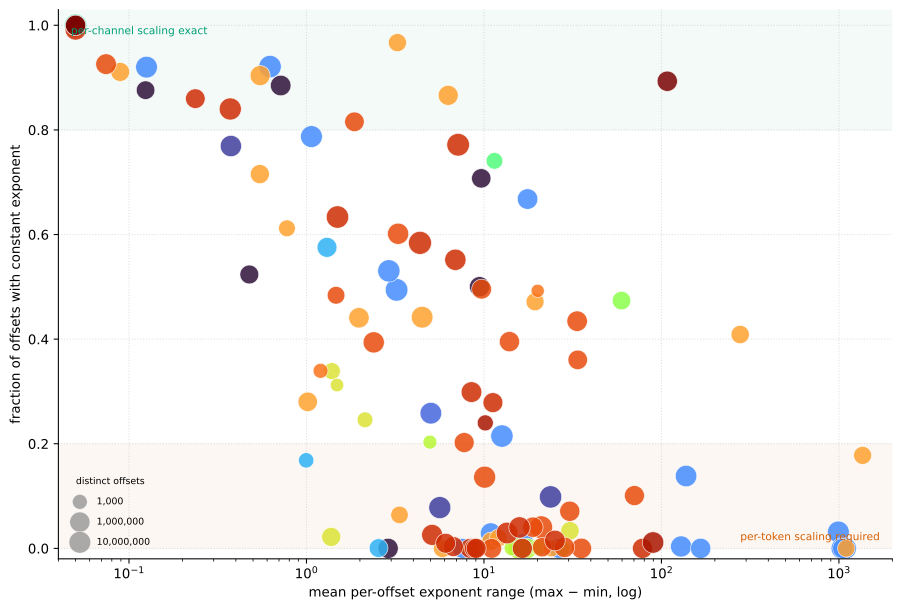

Write the Python code that produced this figure.
#!/usr/bin/env python3
"""Per-(site, offset) IEEE exponent stability — scaling-granularity story.

For each top allocation site, two facts decide whether per-tensor or
per-channel scaling is enough:
  - `frac_constant_exp` — share of offsets whose unbiased exponent never
    changed across the run. High = per-channel scaling is exact.
  - `mean_exp_range`   — mean (max − min) exponent per offset. High =
    only per-token scaling (recompute scale every store) is safe.

Layout: scatter — x = mean_exp_range (log), y = frac_constant_exp,
marker size = log distinct_offsets, colour = bench. The top-left corner
("low spread + high constant share") is the per-channel-friendly region;
the bottom-right corner is per-token territory.
"""
from pathlib import Path

import matplotlib.pyplot as plt
import numpy as np
import pandas as pd

HERE = Path(__file__).resolve().parent
OUT  = HERE / "figure.svg"


def _size(offsets):
    return 18 + 35 * np.log10(np.clip(offsets, 1, None))


def main() -> None:
    df = pd.read_csv(HERE / "result.csv")
    benches = sorted(df["bench"].unique())
    cmap = plt.get_cmap("turbo")
    bcol = {b: cmap(i / max(1, len(benches) - 1)) for i, b in enumerate(benches)}

    fig, ax = plt.subplots(figsize=(9.5, 6.5))

    # Region guides — soft shading for the per-channel sweet spot
    # (low spread, high frac_constant) and the per-token region.
    ax.axhspan(0.8, 1.05, color="#009E73", alpha=0.05, zorder=0)
    ax.axhspan(0.0, 0.2, color="#D55E00", alpha=0.05, zorder=0)
    ax.text(0.015, 0.97, "per-channel scaling exact",
            transform=ax.transAxes,
            fontsize=8, color="#009E73", ha="left", va="top")
    ax.text(0.985, 0.03, "per-token scaling required",
            transform=ax.transAxes,
            fontsize=8, color="#D55E00", ha="right", va="bottom")

    for bench in benches:
        sub = df[df.bench == bench]
        ax.scatter(
            sub["mean_exp_range"].clip(lower=0.05),
            sub["frac_constant_exp"],
            s=_size(sub["distinct_offsets"]),
            color=bcol[bench], edgecolor="white", linewidth=0.5,
            alpha=0.85, label=bench,
        )

    ax.set_xscale("log")
    ax.set_xlim(0.04, max(2000, df["mean_exp_range"].max() * 1.2))
    ax.set_ylim(-0.02, 1.03)
    ax.set_xlabel("mean per-offset exponent range (max − min, log)")
    ax.set_ylabel("fraction of offsets with constant exponent")
    ax.grid(linestyle=":", alpha=0.4)
    ax.set_axisbelow(True)
    for spine in ("top", "right"):
        ax.spines[spine].set_visible(False)

    bench_handles = [plt.Line2D([0], [0], marker="o", color="w",
                                markerfacecolor=bcol[b], markersize=6,
                                markeredgecolor="white", label=b)
                     for b in benches]
    bench_legend = ax.legend(handles=bench_handles, loc="center left",
                             bbox_to_anchor=(1.02, 0.5),
                             frameon=False, fontsize=7,
                             title="bench", title_fontsize=7)
    ax.add_artist(bench_legend)

    size_handles = [
        plt.scatter([], [], s=_size(v), color="#888",
                    edgecolor="white", linewidth=0.4, alpha=0.7,
                    label=f"{v:,}")
        for v in (1_000, 1_000_000, 10_000_000)
    ]
    ax.legend(handles=size_handles, loc="lower left", frameon=False,
              fontsize=7, title="distinct offsets", title_fontsize=7,
              labelspacing=1.2, borderpad=0.8)

    fig.tight_layout()
    fig.savefig(OUT, format="svg", bbox_inches="tight")
    print(f"wrote {OUT}")


if __name__ == "__main__":
    main()
